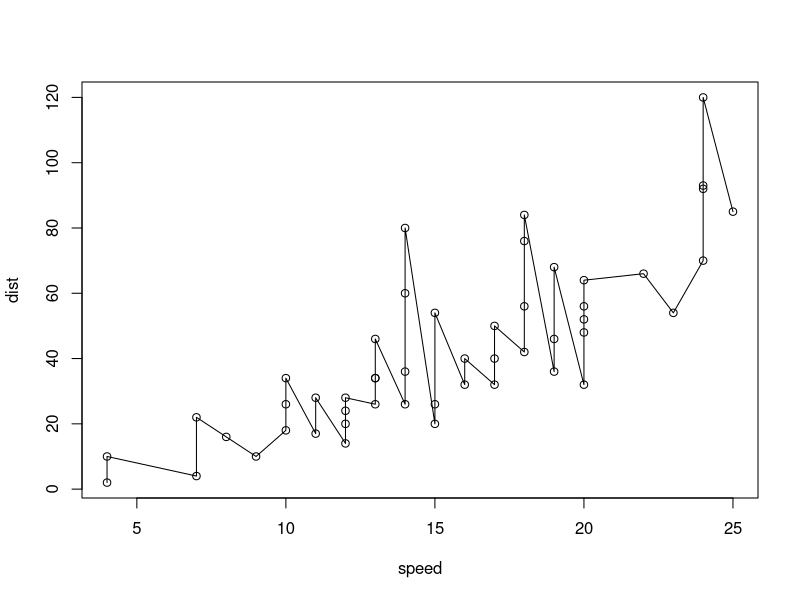

R code for this plot:
## ---- chunk 1
## Du kan nu skrive r kode 

1+1
## ---- chunk 2
library(car)
# Car pakken har et dataset der hedder "cars"
speed=cars$speed
dist=cars$dist
plot(speed, dist); lines(speed, dist)
